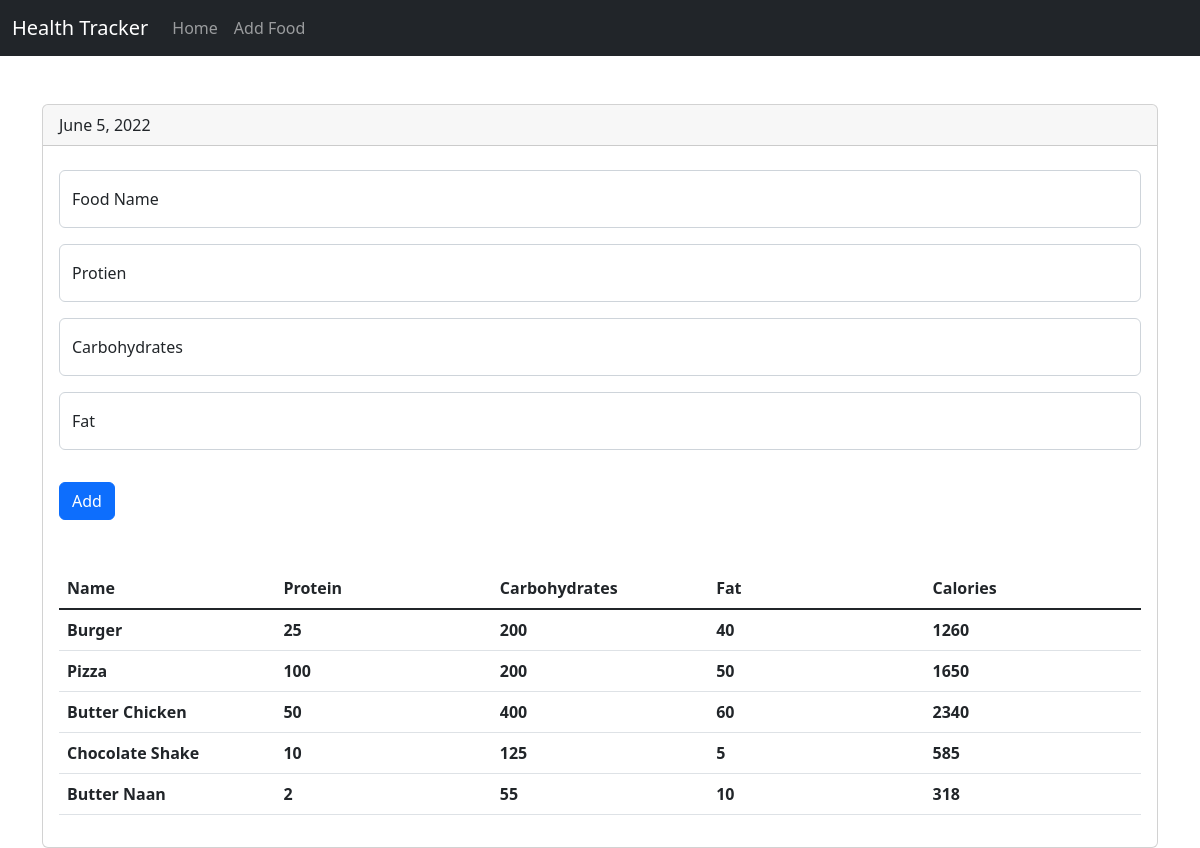
The app's page /food with its own data.
### tables this page shows
CREATE TABLE food(
    id integer primary key autoincrement,
    name text not null,
    protein integer not null,
    carbohydrates integer not null,
    fat integer not null,
    calories integer not null
);

### app.py (the view, shortened to what this page needs)
@app.route("/food", methods=['GET','POST'])
def food():
    db = get_db()
    cur = db.execute('select name, protein, carbohydrates, fat, calories from food')
    result = cur.fetchall()
    return render_template('add_food.html', result=result)

### database.py (called while the page is built)
def connect_db():
    sql = sqlite3.connect('e:/FlaskProject/HealthTracker/food_log.db')
    sql.row_factory = sqlite3.Row
    return sql

def get_db():
    if not hasattr(g, 'sqlite3_db'):
        g.sqlite_db = connect_db()
        return g.sqlite_db

### templates/add_food.html (shortened to what this page needs)
{% extends 'base.html' %}
{% block body %}
<div class="card mt-5">
    <div class="card-header">
      June 5, 2022
    </div>
    <div class="card-body">
        <div class="mt-2 mb-5 g-col-8">
            <form method="post" action="{{ url_for('food')}}">
                <div class="form-floating mb-3">
                    <input type="text" class="form-control" id="floatingInput" name="food-name" placeholder="Enter name of food">
                    <label for="floatingInput">Food Name</label>
                  </div>
                  <div class="form-floating mb-3">
                    <input type="number" class="form-control" id="floatingInput" name="protein" placeholder="name@example.com">
                    <label for="floatingInput">Protien</label>
                  </div>
                  <div class="form-floating mb-3">
                    <input type="number" class="form-control" id="floatingInput" name="carbohydrates" placeholder="name@example.com">
                    <label for="floatingInput">Carbohydrates</label>
                  </div>
                  <div class="form-floating mb-3">
                    <input type="number" class="form-control" id="floatingInput" name="fat" placeholder="name@example.com">
                    <label for="floatingInput">Fat</label>
                  </div>
                <button type="submit" class="btn btn-primary mt-3">Add</button>
            </form>
        </div>
        <table class="table align-middle">
            <thead>
                <tr>
                    <th class="col-2">Name</th>
                    <th class="col-2">Protein</th>
                    <th class="col-2">Carbohydrates</th>
                    <th class="col-2">Fat</th>
                    <th class="col-2">Calories</th>
                </tr>
            </thead>
            <tbody class="table-group-divider">
                {% for food in result %}
                <tr>
                    <th>{{ food.name }}</th>
                    <th>{{ food.protein }}</th>
                    <th>{{ food.carbohydrates }}</th>
                    <th>{{ food.fat }}</th>
                    <th>{{ food.calories }}</th>
                </tr>
                {% endfor %}
            </tbody>
        </table>
    </div>
</div>
{% endblock body %}

### templates/base.html (shortened to what this page needs)
<!DOCTYPE html>
<html lang="en">
<head>
    <link rel="stylesheet" href="{{ url_for('static', filename='css/bootstrap.min.css' )}}">
</head>
<body>
    <nav class="navbar navbar-expand-lg navbar-dark bg-dark">
        <div class="container-fluid d-flex justify-content-center">
          <a class="navbar-brand" href="{{ url_for('index')}}">Health Tracker</a>
          <div class="collapse navbar-collapse" id="navbarNavDropdown">
            <ul class="navbar-nav">
              <li class="nav-item">
                <a class="nav-link" href="{{ url_for('index')}}">Home</a>
              </li>
              <li class="nav-item">
                <a class="nav-link" href="{{url_for('food')}}">Add Food</a>
              </li>
            </ul>
          </div>
        </div>
    </nav>
    <div class="container">
        {% block body %}{% endblock %}
    </div>
</body>
</html>

### records on screen
food: name "Burger", protein "25", carbohydrates "200", fat "40", calories "1260"
food: name "Pizza", protein "100", carbohydrates "200", fat "50", calories "1650"
food: name "Butter Chicken", protein "50", carbohydrates "400", fat "60", calories "2340"
food: name "Chocolate Shake", protein "10", carbohydrates "125", fat "5", calories "585"
food: name "Butter Naan", protein "2", carbohydrates "55", fat "10", calories "318"
